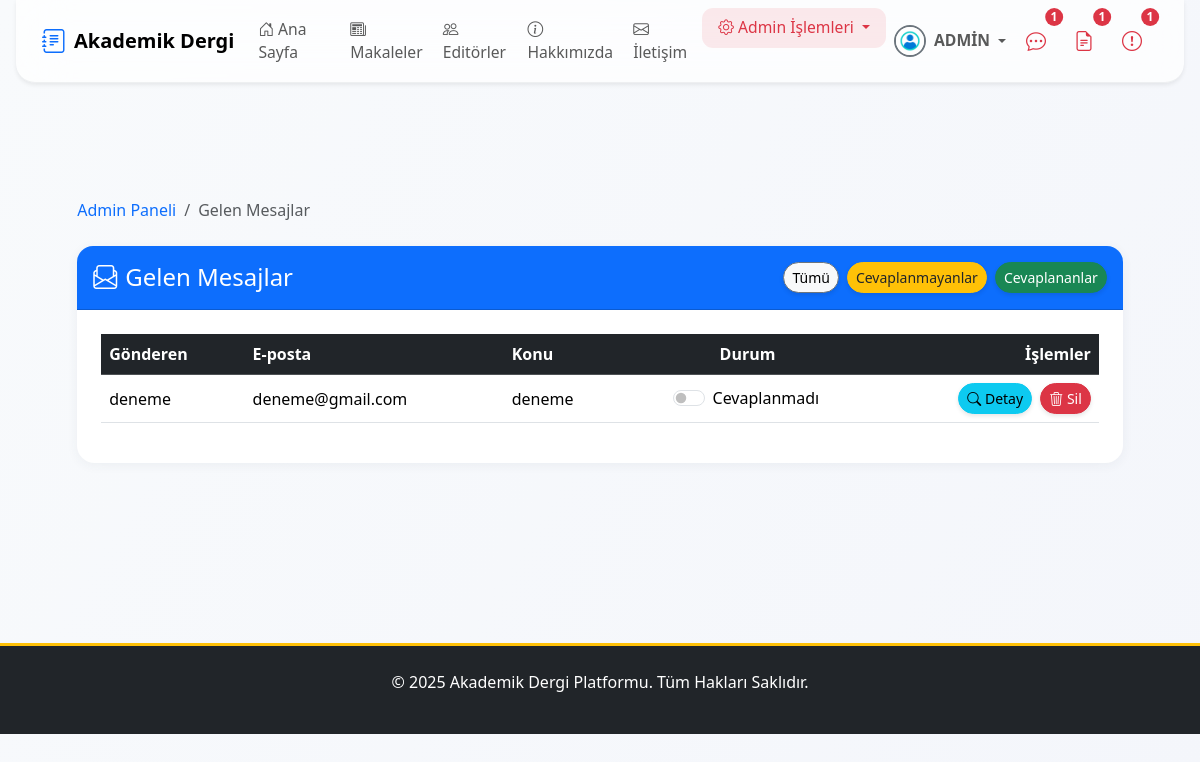
/dashboard/iletisim/ (signed in), run on the app's committed database.
### apps/users/models.py (models this page shows, shortened)
class User(AbstractUser):
    email = models.EmailField(unique=True, verbose_name="E-posta Adresi")
    biyografi = models.TextField(blank=True, null=True, verbose_name="Biyografi")
    profile_resmi = models.ImageField(
        upload_to=profile_pic_path,
        default='profile_pics/default.png',
        verbose_name="Profil Resmi"
    )
    resume = models.FileField(
        upload_to=resume_path,
        blank=True,
        null=True,
        verbose_name="Özgeçmiş (PDF)"
    )
    is_editor = models.BooleanField(default=False, verbose_name="Editör Yetkisi")
    goster_editorler_sayfasinda = models.BooleanField(
        default=False,
        verbose_name="Editörler Sayfasında Gösterilsin mi?"
    )
    def get_full_name(self):
        return f"{self.first_name} {self.last_name}".strip()

### apps/pages/models.py (models this page shows, shortened)
class IletisimFormu(models.Model):
    isim_soyisim = models.CharField(max_length=150, verbose_name="İsim Soyisim")
    email = models.EmailField(verbose_name="E-posta")
    konu = models.CharField(max_length=200, verbose_name="Konu")
    mesaj = models.TextField(verbose_name="Mesaj")
    cevaplandi = models.BooleanField(default=False, verbose_name="Cevaplandı mı?")
    olusturulma_tarihi = models.DateTimeField(auto_now_add=True)
    class Meta:
        verbose_name = "İletişim Mesajı"
        verbose_name_plural = "İletişim Mesajları"
        ordering = ['-olusturulma_tarihi']

### apps/dashboard/views.py (the view)
# urls.py: path('iletisim/', views.AdminIletisimListView.as_view(), name='admin_iletisim_list'),
class AdminIletisimListView(AdminRequiredMixin, ListView):
    model = IletisimFormu
    template_name = 'dashboard/admin_iletisim_list.html'
    context_object_name = 'mesajlar'
    paginate_by = 15
    ordering = ['-olusturulma_tarihi']
    def get_queryset(self):
        queryset = IletisimFormu.objects.all()
        durum = self.request.GET.get('durum')
        if durum == 'cevaplandi': queryset = queryset.filter(cevaplandi=True)
        elif durum == 'cevaplanmadi': queryset = queryset.filter(cevaplandi=False)
        return queryset

### apps/core/context_processors.py (called while the page is built)
def notification_context(request):
    if not request.user.is_authenticated:
        return {}
    user = request.user
    context = {}
    if user.is_superuser:
        context['unread_messages_count'] = IletisimFormu.objects.filter(cevaplandi=False).count()
    else:
        context['unread_messages_count'] = 0
    if user.is_superuser or user.is_editor:
        context['draft_articles_count'] = Makale.objects.filter(goster_makaleler_sayfasinda=False).count()
    else:
        context['draft_articles_count'] = 0
    context['unread_notes_count'] = Makale.objects.filter(
        yazarlar__user_hesabi=user,
        admin_notu_okundu=False
    ).exclude(admin_notu__isnull=True).exclude(admin_notu__exact='').count()
    return context

### apps/core/mixins.py (called while the page is built)
    def dispatch(self, request, *args, **kwargs):
        if not request.user.is_authenticated or not request.user.is_superuser:
            messages.error(request, 'Bu sayfaya erişim için admin yetkisi gerekmektedir.')
            return redirect('anasayfa')
        return super().dispatch(request, *args, **kwargs)

### templates/dashboard/admin_iletisim_list.html (shortened to what this page needs)
{% extends 'base.html' %}
{% block content %}
<div class="container py-5">
    <div class="row justify-content-center">
        <div class="col-lg-12 col-md-12 col-12">
            <nav aria-label="breadcrumb" class="mb-4">
                <ol class="breadcrumb mb-0">
                    <li class="breadcrumb-item"><a href="/dashboard/" class="text-decoration-none">Admin Paneli</a></li>
                    <li class="breadcrumb-item active" aria-current="page">Gelen Mesajlar</li>
                </ol>
            </nav>
            <div class="card shadow rounded-4 border-0">
                <div class="card-header bg-primary text-white rounded-top-4 d-flex flex-column flex-md-row justify-content-between align-items-center py-3">
                    <h4 class="mb-2 mb-md-0"><i class="bi bi-envelope-paper me-2"></i>Gelen Mesajlar</h4>
                    <div class="d-flex flex-wrap gap-2">
                        <a href="{% url 'dashboard:admin_iletisim_list' %}" class="btn btn-sm btn-light border-secondary">Tümü</a>
                        <a href="?durum=cevaplanmadi" class="btn btn-sm btn-warning text-dark border-warning">Cevaplanmayanlar</a>
                        <a href="?durum=cevaplandi" class="btn btn-sm btn-success border-success">Cevaplananlar</a>
                    </div>
                </div>
                <div class="card-body p-4">
                    <div class="table-responsive">
                        <table class="table table-hover align-middle">
                            <thead class="table-dark">
                                <tr>
                                    <th>Gönderen</th>
                                    <th>E-posta</th>
                                    <th>Konu</th>
                                    <th class="text-center">Durum</th>
                                    <th class="text-end">İşlemler</th>
                                </tr>
                            </thead>
                            <tbody>
                                {% for mesaj in mesajlar %}
                                <tr>
                                    <td>{{ mesaj.isim_soyisim }}</td>
                                    <td>{{ mesaj.email }}</td>
                                    <td>{{ mesaj.konu|truncatechars:50 }}</td>
                                    <td class="text-center">
                                        <div class="form-check form-switch d-inline-block">
                                            <input class="form-check-input" type="checkbox" role="switch" id="cevapSwitch{{ mesaj.pk }}" {% if mesaj.cevaplandi %}checked{% endif %} onchange="toggleStatus({{ mesaj.pk }})">
                                            <label class="form-check-label" for="cevapSwitch{{ mesaj.pk }}" id="label-{{ mesaj.pk }}">
                                                {% if mesaj.cevaplandi %}Cevaplandı{% else %}Cevaplanmadı{% endif %}
                                            </label>
                                        </div>
                                    </td>
                                    <td class="text-end">
                                        <button type="button" class="btn btn-sm btn-info detail-btn rounded-pill"
                                                data-bs-toggle="modal"
                                                data-bs-target="#messageDetailModal"
                                                data-isim="{{ mesaj.isim_soyisim }}"
                                                data-email="{{ mesaj.email }}"
                                                data-konu="{{ mesaj.konu }}"
                                                data-tarih="{{ mesaj.olusturulma_tarihi|date:'d M Y, H:i' }}"
                                                data-mesaj="{{ mesaj.mesaj|escapejs }}">
                                            <i class="bi bi-search"></i> Detay
                                        </button>
                                        <a href="{% url 'dashboard:admin_iletisim_sil' mesaj.pk %}" class="btn btn-sm btn-danger rounded-pill ms-1" onclick="return confirm('Bu mesajı silmek istediğinize emin misiniz?');">
                                            <i class="bi bi-trash3"></i> Sil
                                        </a>
                                    </td>
                                </tr>
                                {% endfor %}
                            </tbody>
                        </table>
                    </div>
                </div>
            </div>
        </div>
    </div>
</div>
{% endblock %}

### templates/partials/_navbar.html (shortened to what this page needs)
{% load static %}
{% load form_tags %}
<nav class="navbar navbar-expand-lg navbar-light fixed-top navbar-glass shadow-sm">
    <div class="container position-relative">
        <a class="navbar-brand d-none d-lg-flex align-items-center me-3" href="{% url 'anasayfa' %}">
            <i class="bi bi-journal-text fs-4 me-2 text-primary"></i>
            <span>Akademik Dergi</span>
        </a>
        <div class="collapse navbar-collapse justify-content-between mobile-glass-menu" id="navbarNav">
            <ul class="navbar-nav me-auto mb-2 mb-lg-0 gap-lg-1 gap-2 mobile-menu-list">
                <li class="nav-item">
                    <a href="{% url 'anasayfa' %}" class="nav-link {% if request.resolver_match.url_name == 'anasayfa' %}active fw-bold{% endif %}">
                        <i class="bi bi-house-door me-1"></i>Ana Sayfa
                    </a>
                </li>
                <li class="nav-item">
                    <a href="{% url 'makale_list' %}" class="nav-link {% if request.resolver_match.url_name == 'makale_list' %}active fw-bold{% endif %}">
                        <i class="bi bi-newspaper me-1"></i>Makaleler
                    </a>
                </li>
                <li class="nav-item">
                    <a href="{% url 'editorler' %}" class="nav-link {% if request.resolver_match.url_name == 'editorler' %}active fw-bold{% endif %}">
                        <i class="bi bi-people me-1"></i>Editörler
                    </a>
                </li>
                <li class="nav-item">
                    <a href="{% url 'hakkinda' %}" class="nav-link {% if request.resolver_match.url_name == 'hakkinda' %}active fw-bold{% endif %}">
                        <i class="bi bi-info-circle me-1"></i>Hakkımızda
                    </a>
                </li>
                        <li class="nav-item">
                    <a href="{% url 'iletisim' %}" class="nav-link {% if request.resolver_match.url_name == 'iletisim' %}active fw-bold{% endif %}">
                        <i class="bi bi-envelope me-1"></i>İletişim
                            </a>
                        </li>
                {% if user.is_authenticated %}
                    {% if user.is_superuser %}
                    <li class="nav-item dropdown">
                        <a class="nav-link dropdown-toggle nav-link-red" href="#" id="adminDropdown"
                           role="button" data-bs-toggle="dropdown" aria-expanded="false">
                            <i class="bi bi-gear me-1"></i>Admin İşlemleri
                        </a>
                    </li>
                    {% endif %}
                {% endif %}
            </ul>
            <ul class="navbar-nav align-items-center gap-lg-1 gap-2 d-none d-lg-flex">
                {% if user.is_authenticated %}
                    <li class="nav-item dropdown">
                        <a class="nav-link dropdown-toggle d-flex align-items-center" href="#" id="userDropdownDesktop" role="button" data-bs-toggle="dropdown" aria-expanded="false">
                            {% if user.profile_resmi %}
                                <img src="{{ user.profile_resmi.url }}" class="rounded-circle me-2" width="32" height="32" alt="{{ user.get_full_name|default:user.username }}" style="object-fit: cover;">
                            {% else %}
                                <div class="rounded-circle bg-primary bg-opacity-10 d-flex justify-content-center align-items-center me-2" style="width: 32px; height: 32px;">
                                    <i class="bi bi-person text-primary"></i>
                                </div>
                            {% endif %}
                            <span class="fw-semibold me-1">
                                {% if user.is_superuser %}
                                    ADMİN
                                {% else %}
                            {{ user.get_full_name|default:user.username }}
                                {% endif %}
                            </span>
                        </a>
                    </li>
                {% endif %}
                {% if user.is_authenticated %}
                    {% if unread_notes_count and unread_notes_count > 0 %}
                    <li class="nav-item position-relative me-2">
                        <a href="{% url 'makalelerim' %}" class="nav-link px-2" title="Yeni Admin Notu Olan Makaleler">
                            <i class="bi bi-chat-dots fs-5 text-danger"></i>
                            <span class="position-absolute top-0 start-100 translate-middle badge rounded-pill bg-danger text-white small-badge">{{ unread_notes_count }}</span>
                        </a>
                    </li>
                    {% endif %}
                    {% if user.is_superuser or user.is_editor %}
                        {% if draft_articles_count and draft_articles_count > 0 %}
                        <li class="nav-item position-relative me-2">
                            <a href="{% url 'dashboard:editor_panel' %}" class="nav-link px-2" title="Taslak Makaleler">
                                <i class="bi bi-file-earmark-text fs-5 text-danger"></i>
                                <span class="position-absolute top-0 start-100 translate-middle badge rounded-pill bg-danger text-white small-badge">{{ draft_articles_count }}</span>
                            </a>
                        </li>
                        {% endif %}
                        {% if user.is_superuser and unread_messages_count and unread_messages_count > 0 %}
                        <li class="nav-item position-relative me-2">
                            <a href="{% url 'dashboard:admin_iletisim_list' %}" class="nav-link px-2" title="Cevaplanmamış İletişim Mesajları">
                                <i class="bi bi-exclamation-circle fs-5 text-danger"></i>
                                <span class="position-absolute top-0 start-100 translate-middle badge rounded-pill bg-danger text-white small-badge">{{ unread_messages_count }}</span>
                            </a>
                        </li>
                        {% endif %}
                    {% endif %}
                {% endif %}
            </ul>
        </div>
    </div>
</nav>

### static/css/style.css (style rules this page uses)
body { font-family: 'Segoe UI', Roboto, 'Helvetica Neue', Arial, sans-serif; background-color: #f8f9fa; transition: background-color 0.3s; }
.navbar-brand { font-weight: bold; }
.navbar .dropdown-toggle img { border: 2px solid #6c757d; transition: transform 0.2s; }
.btn { transition: all 0.3s ease; box-shadow: 0 2px 4px rgba(0,0,0,0.1); }
.card { transition: transform 0.3s ease, box-shadow 0.3s ease; border: none; box-shadow: 0 4px 6px rgba(0,0,0,0.1); }
.bg-primary { background-color: #0d6efd !important; }

### templates/base.html (style rules this page uses)
body { background: linear-gradient(120deg, #f8fafc 0%, #f4f6fb 100%); min-height: 100vh; font-family: 'Segoe UI', 'Roboto', 'Helvetica Neue', Arial, sans-serif; color: #222; transition: background 0.3s; }
.modern-card, .card { border-radius: 1.1rem !important; box-shadow: 0 2px 12px 0 rgba(44,62,80,0.06) !important; border: none !important; }
.modern-btn, .btn { border-radius: 2rem !important; font-weight: 500; transition: box-shadow 0.2s, background 0.2s; }
body { opacity: 0; transition: opacity 0.5s; }

### templates/partials/_navbar.html (style rules this page uses)
.navbar-glass { background: rgba(255, 255, 255, 0.7); backdrop-filter: blur(24px); -webkit-backdrop-filter: blur(24px); border-bottom: 1.5px solid rgba(44, 62, 80, 0.07); transition: all 0.3s cubic-bezier(.4,0,.2,1); border-radius: 0 0 1.2rem 1.2rem; margin: 0 1rem; width: calc(100% - 2rem); box-shadow: 0 4px 24px 0 rgba(44,62,80,0.07); }
.nav-link-red { color: #dc3545 !important; background: rgba(220, 53, 69, 0.1); border-radius: 0.5rem; padding: 0.5rem 1rem !important; transition: all 0.3s ease; }
.navbar-nav .nav-link { font-size: 0.98rem; padding: 0.6rem 1.1rem; border-radius: 0.7rem; transition: background 0.2s, color 0.2s; }
.navbar-nav .position-relative { margin-right: 0.5rem; }
@media (min-width: 992px) { .d-lg-flex { display: flex !important; } }
body { padding-top: 80px; }
.small-badge { font-size: 0.75rem; padding: 0.25em 0.45em; z-index: 2; }

### templates/dashboard/admin_iletisim_list.html (style rules this page uses)
.status-text, .form-check-label { min-width: 110px; display: inline-block; text-align: left; }

### data on the page
User: profile_resmi (placeholder picture)
IletisimFormu: isim_soyisim "deneme", email "deneme@gmail.com", konu "deneme", shows "Cevaplanmadı"

### other printed values
{{ unread_notes_count }} "1"
{{ draft_articles_count }} "1"
{{ unread_messages_count }} "1"
